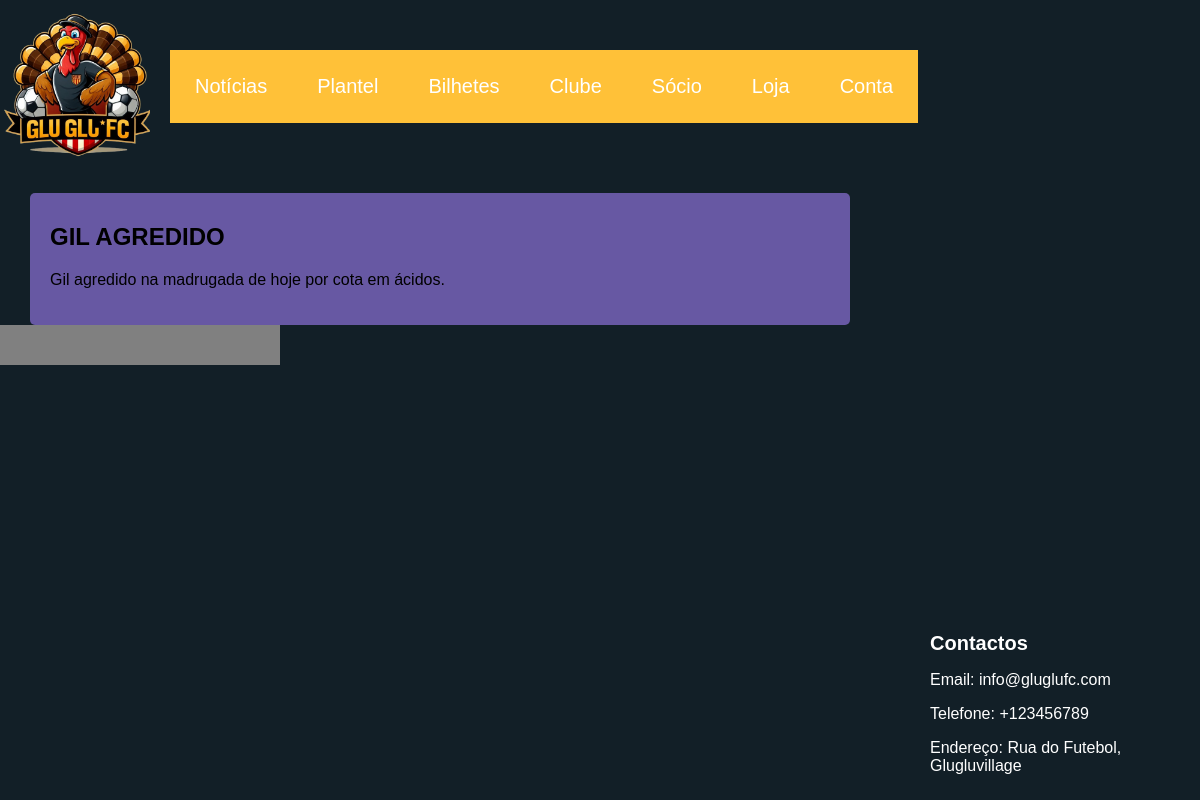
The page /noticias/ on the database as committed earlier.
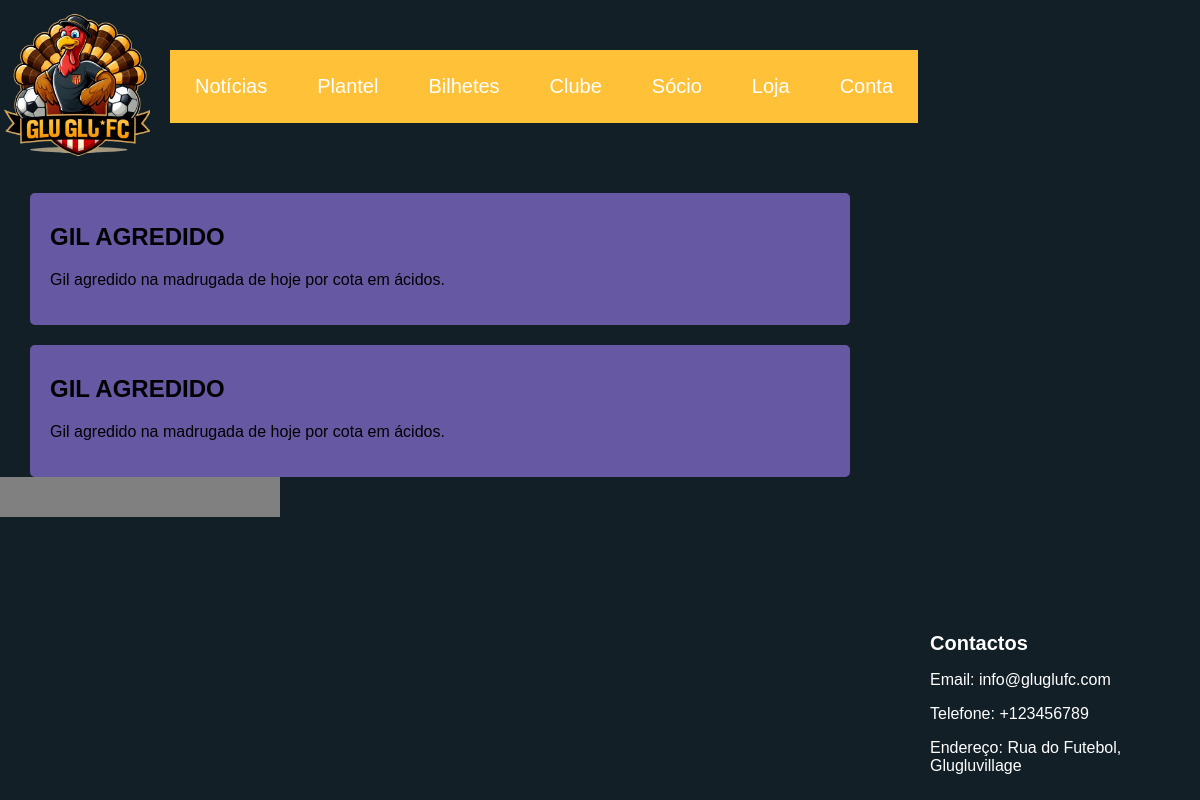
The same page on the database as committed later.
### clubehome/models.py (models this page shows)
class Noticia(models.Model):
    titulo = models.CharField(max_length=25)
    descricao = models.CharField(max_length=100)
    imagem = models.ImageField(upload_to='clubehome/static/noticias/')
    data_publicacao = models.DateField(auto_now_add=True)

### clubehome/views.py (the view)
# urls.py: path("noticias/", views.ultimas_quatro, name = "noticias"),
def ultimas_quatro(request):
    ultimas_noticias = Noticia.objects.order_by('-data_publicacao')[:4]
    ultimos_jogos = Jogo.objects.order_by('-data_jogo')[:4]
    context = {'ultimos_jogos': ultimos_jogos, 'ultimas_noticias': ultimas_noticias}
    return render(request, 'clubehome/noticias.html', context)

### clubehome/templates/clubehome/noticias.html (shortened to what this page needs)
<!DOCTYPE html>
<html lang="en">
<head>
    {% load static %}
    <link rel="stylesheet" href="{% static 'styling.css' %}"/>
</head>
<body>
    <header>
        <div class="header-logo">
            <div class="logo">
                <a href="{% url 'homepage' %}">
                    <img src="{% static 'logo.png' %}" alt="logotipo">
                </a>
            </div>
                <nav>
                    <a href="{% url 'noticias' %}" class="box">Notícias</a>
                    <a href="{% url 'plantel' %}" class="box">Plantel</a>
                    <a href="{% url 'bilhetes' %}" class="box">Bilhetes</a>
                    <a href="{% url 'clube' %}" class="box">Clube</a>
                    <a href="{% url 'socio' %}" class="box">Sócio</a>
                    <a href="{% url 'loja' %}" class="box">Loja</a>
                    {% if user.is_authenticated %}
                    <a href="{% url 'logout' %}" class="box">Logout</a>
                    {% else %}
                    <a href="{% url 'login' %}" class="box">Conta</a>
                    {% endif %}
                </nav>
        </div>
    </header>
    <main>
        <div class="ladlad">
            {% for noticia in ultimas_noticias %}
                <div class="news">
                    <h2 class="news-title">{{ noticia.titulo }}</h2>
                    <p class="news-description">{{ noticia.descricao }}</p>
                </div>
            {% endfor %}
            <div class="recent-games">
            </div>
        </div>
    </main>
    <footer>
        <div class="contact-box">
            <h3>Contactos</h3>
            <p>Email: info@gluglufc.com</p>
            <p>Telefone: +123456789</p>
            <p>Endereço: Rua do Futebol, Glugluvillage</p>
        </div>
    </footer>
</body>
</html>

Rows that differ between the two databases and show on the page:
added Noticia: titulo "GIL AGREDIDO", descricao "Gil agredido na madrugada de hoje por cota em ácidos."
